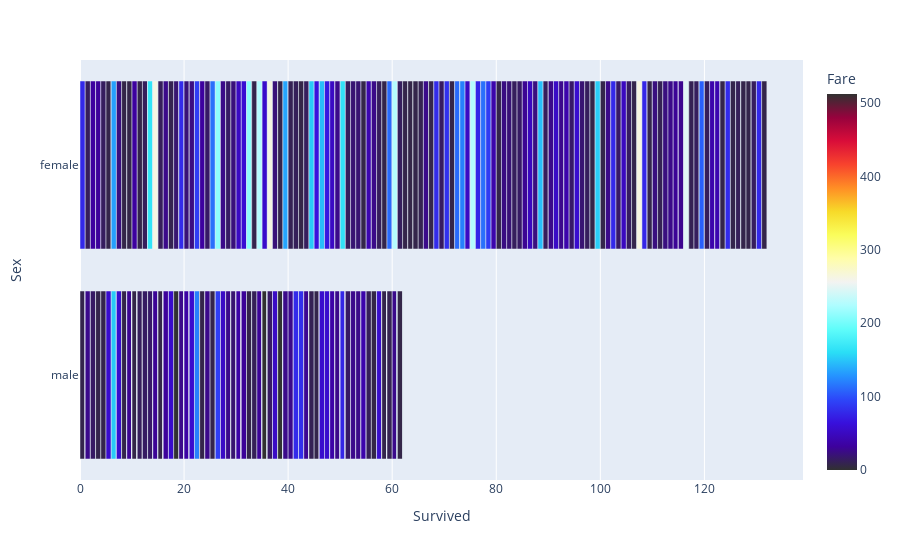

Here is the notebook cell this chart was saved with:
### Code cell
Titanic2 = Titanic.copy().sample(500)
#Titanic2['Survived'] = Titanic2['Survived']+1
#px.bar_polar(Titanic2, r='Fare', theta='Survived', color='Name', color_continuous_scale='Edge')
fig = px.bar(Titanic2, x='Survived', y='Sex', color='Fare', color_continuous_scale='Edge')
#fig.update_yaxes(range=[8000, 8500])
fig.show()

### Figure 1 — Plotly figure (JSON) as saved in the notebook; plotly's stock layout.template omitted (floating-point values rounded to 4 significant figures; data arrays with more than 128 entries replaced by an {"elided": "..."} marker saying what was removed)
{"data": [{"alignmentgroup": "True", "hovertemplate": "Survived=%{x}<br>Sex=%{y}<br>Fare=%{marker.color}<extra></extra>", "legendgroup": "", "marker": {"color": {"elided": "500 float values"}, "coloraxis": "coloraxis", "pattern": {"shape": ""}}, "name": "", "offsetgroup": "", "orientation": "h", "showlegend": false, "textposition": "auto", "type": "bar", "x": {"elided": "500 int values"}, "xaxis": "x", "y": {"elided": "500 str values"}, "yaxis": "y"}], "layout": {"barmode": "relative", "coloraxis": {"colorbar": {"title": {"text": "Fare"}}, "colorscale": [[0, "#313131"], [0.0625, "#3d019d"], [0.125, "#3810dc"], [0.1875, "#2d47f9"], [0.25, "#2593ff"], [0.3125, "#2adef6"], [0.375, "#60fdfa"], [0.4375, "#aefdff"], [0.5, "#f3f3f1"], [0.5625, "#fffda9"], [0.625, "#fafd5b"], [0.6875, "#f7da29"], [0.75, "#ff8e25"], [0.8125, "#f8432d"], [0.875, "#d90d39"], [0.9375, "#97023d"], [1, "#313131"]]}, "legend": {"tracegroupgap": 0}, "margin": {"t": 60}, "xaxis": {"anchor": "y", "domain": [0, 1], "title": {"text": "Survived"}}, "yaxis": {"anchor": "x", "domain": [0, 1], "title": {"text": "Sex"}}}}
